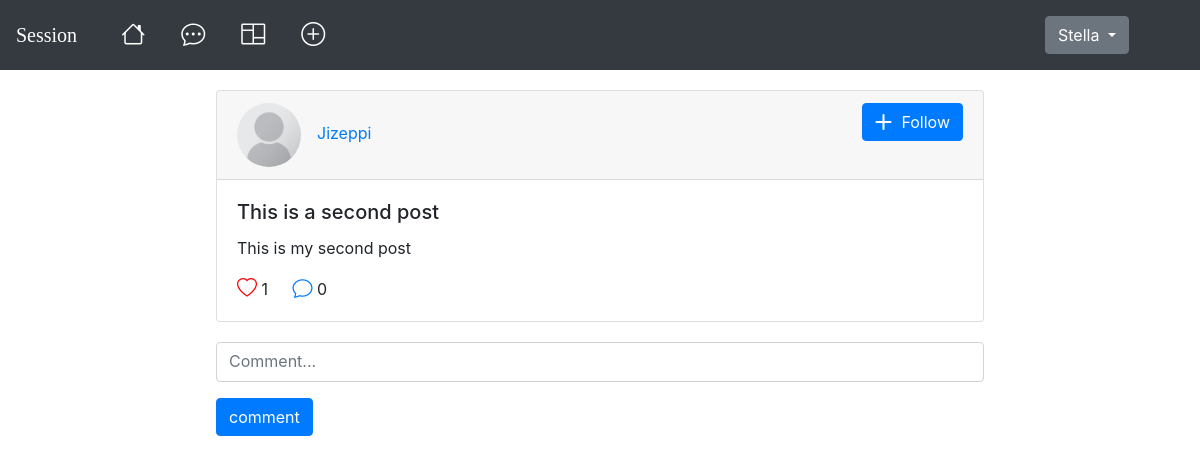
The app's page /post/2/ (signed in) with its own data.
### session/models.py (models this page shows, shortened)
class Profile(models.Model):
    user = models.OneToOneField(User, on_delete=models.CASCADE)
    profile_picture = models.ImageField(upload_to='profile_images/', default='default.png', blank=True, null=True)
    bio = models.TextField(max_length=500, blank=True)

class Post(models.Model):
    title = models.CharField(max_length=255)
    content = models.TextField()
    created_at = models.DateTimeField(auto_now_add=True)
    likes = models.ManyToManyField(User, related_name='liked_posts')
    author = models.ForeignKey(settings.AUTH_USER_MODEL, on_delete=models.CASCADE, related_name='posts')
    def number_of_likes(self):
        return self.likes.count()

### session/views.py (the view)
# urls.py: path('post/<int:id>/', views.post_detail, name='post_detail'),
@login_required(login_url='/login/')
def post_detail(request, id):
    post = get_object_or_404(Post, id=id)
    comments_count = post.comments.count()
    comments = post.comments.filter(parent_comment=None)
    if request.method == 'POST':
        comment_form = CommentForm(request.POST)
        if comment_form.is_valid():
            new_comment = comment_form.save(commit=False)
            new_comment.post = post
            new_comment.author = request.user
            parent_comment_id = request.POST.get('parent_comment')
            if parent_comment_id:
                new_comment.parent_comment = get_object_or_404(Comment, id=parent_comment_id)
            new_comment.save()
            return redirect('post_detail', id=post.id)
    else:
        comment_form = CommentForm()
    context = {
        'post': post,
        'comments_count': comments_count,
        'comments': comments,
        'comment_form': comment_form,
    }
    return render(request, 'post_detail.html', context)

### session/forms.py
class CommentForm(forms.ModelForm):
    class Meta:
        model = Comment
        fields = ['content']
        widgets = {
            'content': forms.Textarea(attrs={'placeholder': 'Comment...'})
        }

### session/templates/post_detail.html (shortened to what this page needs)
{% extends 'base.html' %}
{% load crispy_forms_tags %}
{% load static %}
{% block content %}
<nav class="navbar navbar-expand-lg navbar-dark bg-dark">
    <a class="navbar-brand" href="{% url 'post_list' %}">Session</a>
    <div class="collapse navbar-collapse" id="navbarText">
      <ul class="navbar-nav mr-auto">
        <li class="nav-item active">
          <a class="nav-link" href="#"><i class="bi bi-house h4" title="Home"></i> <span class="sr-only">(current)</span></a>
        </li>
        {% if user.is_authenticated %}
        <li class="nav-item">
          <a class="nav-link actions" href="#"><i class="bi bi-chat-dots h4" title="Messages"></i></a>
        </li>
        {% endif %}
        <li class="nav-item">
          <a class="nav-link actions" href="#"><i class="bi bi-columns h4" title="For You"></i></a>
        </li>
        {% if user.is_authenticated %}
        <li class="nav-item">
          <a href="{% url 'create_post' %}" class="nav-link new-post"><i class="bi bi-plus-circle h4" title="New Post"></i></a>
        </li>
        {% endif %}
      </ul>
      {% if user.is_authenticated %}
      <span class="navbar-text">
        <div class="dropdown">
          <button class="btn btn-secondary dropdown-toggle" type="button" id="dropdownMenuButton" data-toggle="dropdown" aria-haspopup="true" aria-expanded="false">
            {{ user.username }}
          </button>
        </div>
      </span>
      {% endif %}
    </div>
</nav>
<div class="container" style="margin-top: 20px;">
    <div class="card post-card">
        <div class="card-header">
            <img src="{{ user.profile.profile_picture.url }}" class="mr-3 rounded-circle article-img" alt="User image" style="height: 64px;"><a href="{% url 'profile' post.author.username %}" class="author">{{ post.author }}</a>
        {% if user.is_authenticated %}
        {% if request.user != post.author %}
        <span class="follow-button">
            <button class="btn btn-primary"><i class="bi bi-plus-lg"></i>Follow</button>
        </span>
        {% endif %}
        {% endif %}
        </div>
        <div class="card-body">
        <h5 class="card-title">{{ post.title }}</h5>
        <p class="card-text">{{ post.content }}</p>
            {% if request.user in post.likes.all %}
            <a href="{% url 'like_post' post.id %}" class="card-link"><i class="bi bi-heart-fill h5"></i></a>&nbsp;{{ post.number_of_likes }}
            {% else %}
            <a href="{% url 'like_post' post.id %}" class="card-link"><i class="bi bi-heart h5"></i></a>&nbsp;{{ post.number_of_likes }}
            {% endif %}
            <a href="{% url 'post_detail' post.id %}" class="card-link"><i class="bi bi-chat h5"></i></a>&nbsp;{{ comments_count }}
        </div>
    </div>
    <form method="post">
        {{ comment_form|crispy }}
        <button type="submit" class="btn btn-primary" style="margin-left: 171px;">comment</button>
    </form>
</div>
{% endblock %}

### session/static/styles.css (style rules this page uses)
.navbar-brand { font-family: copperplate, fantasy; }
.nav-item { margin-left: 20px; }
.bi.bi-chat-dots { color: white; }
.bi.bi-columns { color: white; }
.bi.bi-plus-circle { color: white; }
.dropdown-toggle { margin-right: 55px; }
.post-card { width: 48rem; margin: auto; margin-bottom: 20px; }
.author { text-decoration: none; }
.follow-button { float: right; }
.bi.bi-plus-lg { margin-right: 10px; }
.bi.bi-heart { color: red; }
#div_id_content { max-width: 768px; margin-left: 171px; }
textarea.form-control { resize: none; height: 40px; }

### records on screen
Post: author "Jizeppi", title "This is a second post", content "This is my second post", number_of_likes "1"

### other values on screen
{{ user.username }} "Stella"
{{ comments_count }} "0"
